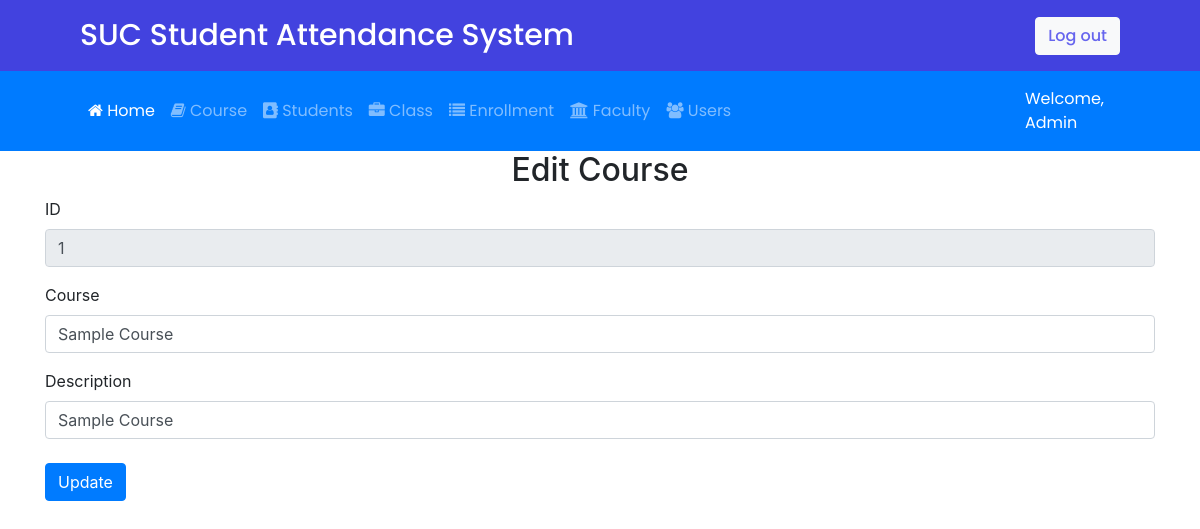
The app's page /editcourse.php?pid=1 with its own data.
### tables this page shows
CREATE TABLE `courses` (
  `id` varchar(30) NOT NULL PRIMARY KEY,
  `course` varchar(100) NOT NULL,
  `description` text NOT NULL,
  `date_created` datetime NOT NULL DEFAULT current_timestamp()
);

### editcourse.php (the view, shortened to what this page needs)
<!DOCTYPE html>
<html>
<link href="https://cdn.jsdelivr.net/npm/bootstrap@5.0.0-beta1/dist/css/bootstrap.min.css" rel="stylesheet">
<body>
<div class="header-top">
<nav class="navbar">
<a class="navbar-brand" href="#">SUC Student Attendance System</a>
<button type="button" class="btn btn-light"><a href="logout-user.php">Log out</a></button>
</nav>
</div>
<?php
include('connection.php');
if(isset($_GET['pid'])){
	$pid=$_GET['pid'];
	$sql="select * from courses where courses.id='$pid'";
	$result=$con->query($sql);
}
include('aheader.php');
?>
<h2>Edit Course</h2>
<div class="container">
	<form method="post" action="course.php" enctype="multipart/form-data">
		<?php
			if ($result->num_rows > 0) {
				while($row = $result->fetch_assoc()) {
					$id=$row['id'];
	                $course=$row['course'];
                    $description=$row['description'];
		?>
		<div class="form-group">
			<label for="ID">ID</label>
			<input type="text" class="form-control" id="id" name="id" value="<?php echo $id; ?>" readonly>
		</div>
		<div class="form-group">
			<label for="Course">Course</label>
			<input type="text" class="form-control" id="course" name="course" value="<?php echo $course; ?>">
		</div>
        <div class="form-group">
			<label for="description">Description</label>
			<input type="textarea" class="form-control" id="description" name="description" value="<?php echo $description; ?>"><br/>
		<div class="form-group">
	  <button type="submit" class="btn btn-primary">Update</button>
		<?php
				}
			}
		?>
	</form>
  </body>
</html>

### editcourse.php (style rules this page uses)
nav { padding-left: 80px!important; padding-right: 80px!important; background: #4242df; font-family: 'Poppins', sans-serif; }
nav a.navbar-brand { color: #fff; font-size: 30px!important; font-weight: 500; }
button a { color: #6665ee; font-weight: 500; }
h2 { text-align: center; }

### records on screen
courses: id "1", course "Sample Course", description "Sample Course"
